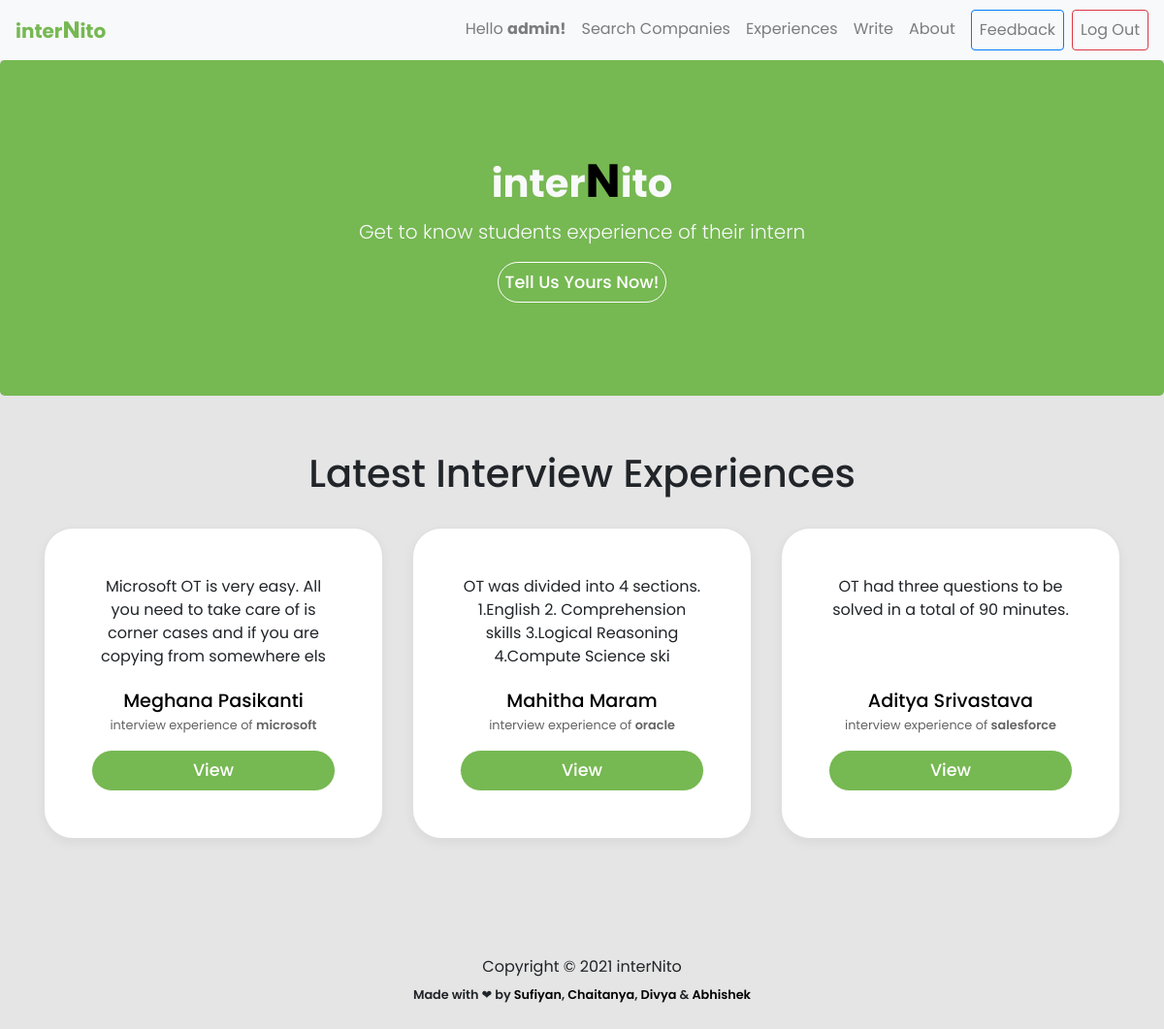
The page / (signed in) on the database as committed earlier.
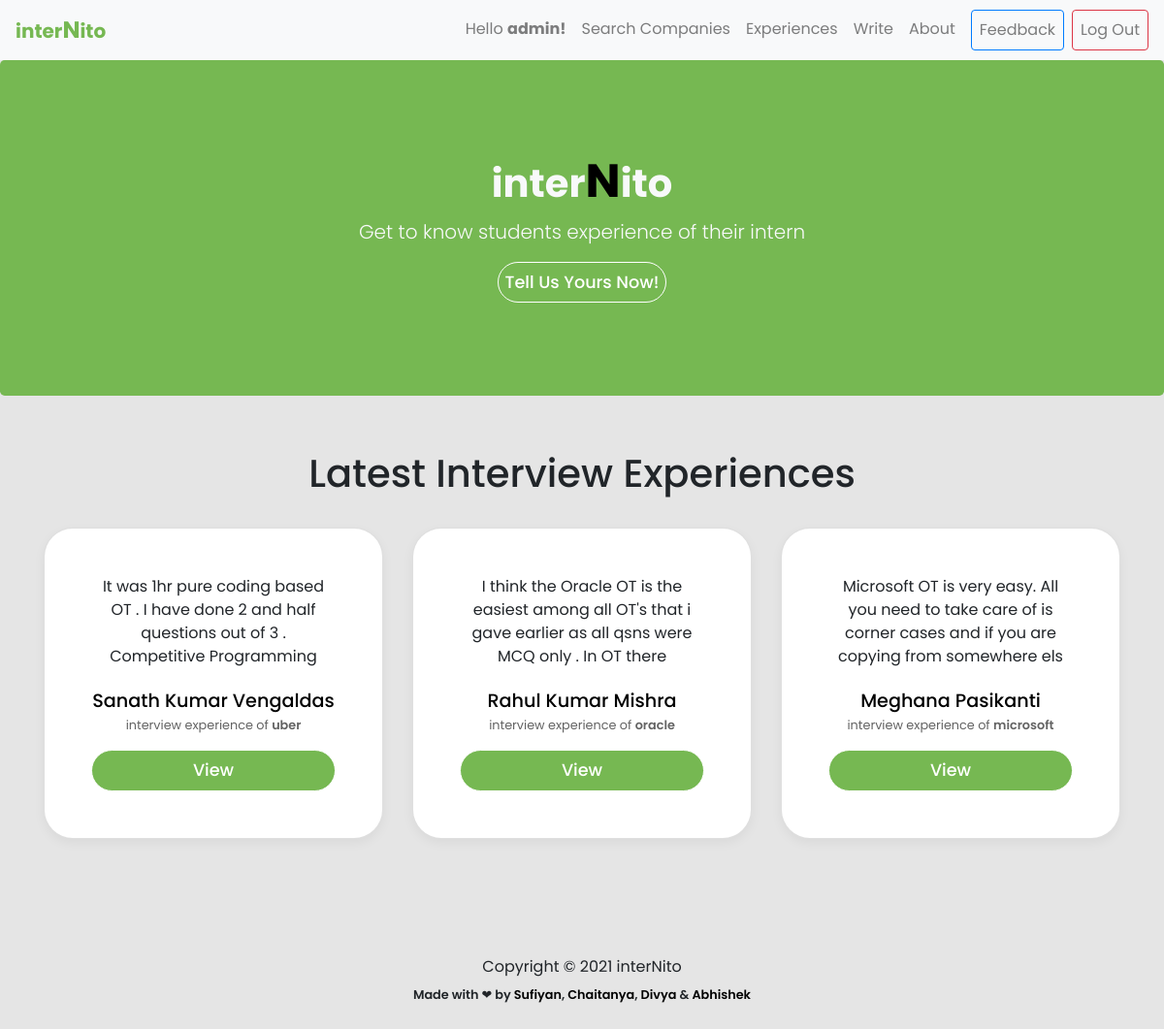
The same page on the database as committed later.
### experience/models.py (models this page shows, shortened)
class Experience(models.Model):
    user = models.ForeignKey(User, on_delete = models.CASCADE)
    name = models.CharField(max_length=80)
    branch = models.CharField(max_length=255,blank=True)
    cgpa_cutoff = models.FloatField(blank=True)
    resume = models.TextField(blank=True)
    batch = models.CharField(max_length=255, blank=True)
    company = models.CharField(max_length=255,blank=False)
    summary = models.TextField(blank=False)
    period = models.CharField(max_length=255,blank=False)
    ot_summary = models.TextField(blank = True)
    ot_question1 = models.TextField(blank = True, null = True)
    ot_question1_link = models.TextField(blank = True, null = True, default = 'NONE')
    ot_question2 = models.TextField(blank = True, null = True)
    ot_question2_link = models.TextField(blank = True, null = True)
    ot_question3 = models.TextField(blank = True, null = True)
    ot_question3_link = models.TextField(blank = True, null = True)
    ot_question4 = models.TextField(blank = True, null = True)
    ot_question4_link = models.TextField(blank = True, null = True)
    round1_details = models.TextField(blank = True, null = True)
    round2_details = models.TextField(blank = True, null = True)
    round3_details = models.TextField(blank = True, null = True)
    final_summary = models.TextField(blank = True, null = True)

### experience/views.py (the view)
# urls.py: path('', views.home,name='home'),
@login_required()
def home(request):
    responses = Experience.objects.all().order_by('-id')[:3]
    return render(request, 'home.html', {'responses': responses})

### templates/home.html (shortened to what this page needs)
{% extends 'base.html' %} {% load static %} {% block content %}
<link rel="stylesheet" href="{% static 'css/experience.css' %}" />
<main role="main">
  <section class="jumbotron text-center bg-lime">
    <div class="container text-light">
      <h1>
        <strong>inter<big style="color: black">N</big>ito</strong>
      </h1>
      <p class="mt-2 lead text-light">
        Get to know students experience of their intern
      </p>
      <a class="btn view-btn" href="{% url 'write'%}"> Tell Us Yours Now! </a>
    </div>
  </section>
  {% if request.user.is_staff %}
  <div class="album py-5 bg-lime-invert">
    <div class="container">
      <h1 class="mb-4">
        <div class="head p-2" style="text-align: center">
          Latest Interview Experiences
        </div>
      </h1>
      <div class="row">
        {% for response in responses %}
        <div class="col-md-4">
          <div class="card mb-4 box-shadow">
            <div class="card-body p-5 summary-parent">
              <p
                class="card-text summary summary-text"
                style="height: 10ch; text-overflow: ellipsis; overflow: hidden"
              >
                {{response.summary }}
              </p>
              <p class="card-text name">
                <a href="{% url 'profile' response.user.username %}"
                  >{{response.name}}</a
                >
              </p>
              <p class="card-text company capitalize">
                interview experience of <strong>{{response.company}}</strong>
              </p>
              <a
                href="{% url  'post' response.pk %}"
                type="button"
                class="
                  btn btn-sm btn-outline-secondary
                  view-btn
                  w-100
                  text-center
                "
              >
                View
              </a>
            </div>
          </div>
        </div>
        {% endfor %}
      </div>
    </div>
  </div>
  {% endif %}
</main>
{% endblock content %}

Rows that differ between the two databases and show on the page:
no longer on this page (row unchanged): Experience: summary "OT was divided into 4 sections. 1.English 2. Comprehension skills 3.Logical Reasoning 4.Compute Science ski", name "Mahitha Maram", company "oracle"
no longer on this page (row unchanged): Experience: summary "OT had three questions to be solved in a total of 90 minutes.", name "Aditya Srivastava", company "salesforce"
added Experience: summary "It was 1hr pure coding based OT . I have done 2 and half questions out of 3 . Competitive Programming…", name "Sanath Kumar Vengaldas", company "uber"
added Experience: summary "I think the Oracle OT is the easiest among all OT's that i gave earlier as all qsns were MCQ only . In OT there", name "Rahul Kumar Mishra", company "oracle"
